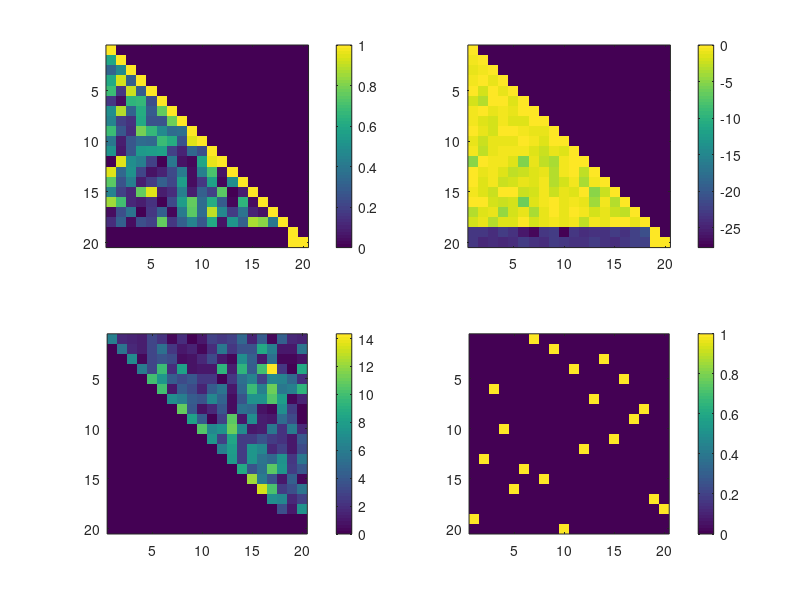

Here is the MATLAB script that generated this plot: (Note: this script raises an error after producing the figure.)

%===========================
% LU factorization with finite precision
%===========================

A=3*randn(20);  
A(1,:)=1e-10*A(1,:); 
A(10,:)=1e-10*A(10,:); 
b=3*randn(20,1); 

[L,U,P]=lu(sparse(A),0);

figure(1); clf; 
subplot(2,2,1); imagesc(abs(L)); colorbar; axis image; 
subplot(2,2,2); imagesc(log(abs(L))); colorbar; axis image; 
subplot(2,2,3); imagesc(abs(U)); colorbar; axis image; 
subplot(2,2,4); imagesc(P); colorbar; axis image; 

x_lu1=inv(U)*(inv(L)*P*b); 

[L,U,P]=lu(sparse(A),1);

figure(2); clf; 
subplot(2,2,1); imagesc(abs(L)); colorbar; axis image; 
subplot(2,2,2); imagesc(log(abs(L))); colorbar; axis image; 
subplot(2,2,3); imagesc(abs(U)); colorbar; axis image; 
subplot(2,2,4); imagesc(P); colorbar; axis image; 

x_lu2=inv(U)*(inv(L)*P*b); 

figure(3); clf; 
plot(abs(x_lu1-A\b),'b');
hold on;
plot(abs(x_lu2-A\b),'r');
title('Absolute Difference between the Solutions');
legend({'No Permutation','With Permutation'}); 

figure(4); clf;
plot(abs(A*x_lu1-b),'b'); 
hold on;
plot(abs(A*x_lu2-b),'r');
title('Absolute Error |Ax-b| for the Two Solutions');
legend({'No Permutation','With Permutation'}); 



